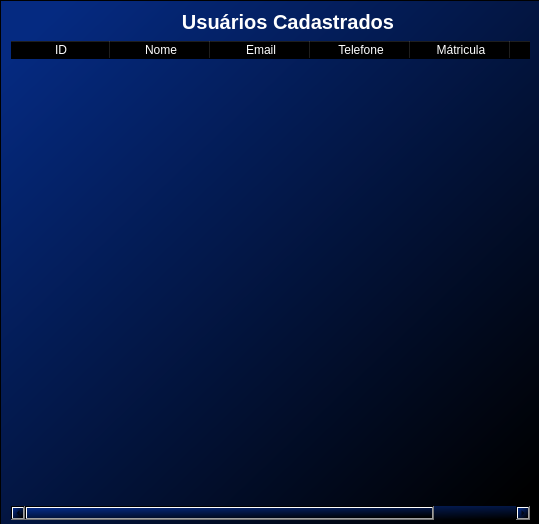
<?xml version="1.0" encoding="UTF-8"?>
<ui version="4.0">
 <class>Form</class>
 <widget class="QWidget" name="Form">
  <property name="geometry">
   <rect>
    <x>0</x>
    <y>0</y>
    <width>539</width>
    <height>524</height>
   </rect>
  </property>
  <property name="windowTitle">
   <string>Form</string>
  </property>
  <widget class="QFrame" name="lista_dados">
   <property name="geometry">
    <rect>
     <x>0</x>
     <y>0</y>
     <width>541</width>
     <height>531</height>
    </rect>
   </property>
   <property name="styleSheet">
    <string notr="true">background-color: qlineargradient(spread:pad, x1:0.0686364, y1:0.052, x2:0.948409, y2:0.955, stop:0 rgba(5, 42, 129, 255), stop:1 rgba(0, 0, 0, 255));</string>
   </property>
   <property name="frameShape">
    <enum>QFrame::StyledPanel</enum>
   </property>
   <property name="frameShadow">
    <enum>QFrame::Raised</enum>
   </property>
   <layout class="QVBoxLayout" name="verticalLayout">
    <item>
     <widget class="QLabel" name="label_6">
      <property name="font">
       <font>
        <pointsize>15</pointsize>
        <weight>75</weight>
        <bold>true</bold>
       </font>
      </property>
      <property name="styleSheet">
       <string notr="true">color:white;
background:transparent;</string>
      </property>
      <property name="text">
       <string>                               Usuários Cadastrados</string>
      </property>
      <property name="buddy">
       <cstring>professor</cstring>
      </property>
     </widget>
    </item>
    <item>
     <widget class="QTableWidget" name="tableWidget">
      <property name="styleSheet">
       <string notr="true">color: rgb(255, 255, 255);
background:transparent;</string>
      </property>
      <column>
       <property name="text">
        <string>ID</string>
       </property>
      </column>
      <column>
       <property name="text">
        <string>Nome</string>
       </property>
      </column>
      <column>
       <property name="text">
        <string>Email</string>
       </property>
      </column>
      <column>
       <property name="text">
        <string>Telefone</string>
       </property>
      </column>
      <column>
       <property name="text">
        <string>Mátricula</string>
       </property>
      </column>
      <column>
       <property name="text">
        <string>Perfil</string>
       </property>
      </column>
     </widget>
    </item>
   </layout>
  </widget>
 </widget>
 <resources/>
 <connections/>
</ui>
